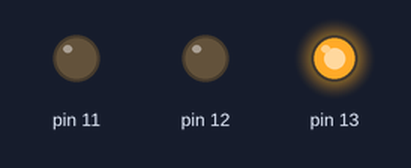
A sketch run on a simulated Arduino Uno, built with avr-gcc and run on an emulated ATmega328P. On the bench: output pins drawn as LEDs (lit = HIGH).

Above: at 0.15 s.
At 0.85 s:
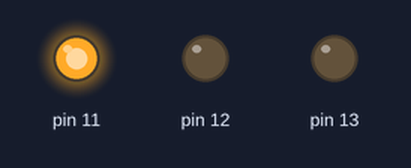
At 1.72 s:
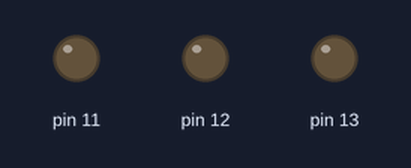
At 2.6 s:
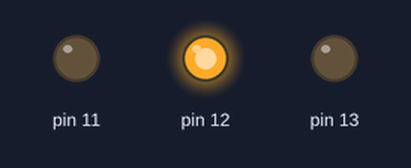
Timing chart, 0 to 3.0 s (numbered marks = the images above):
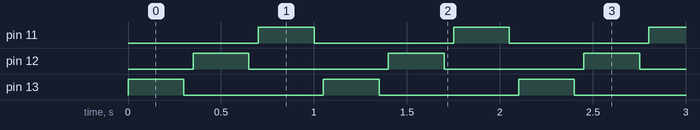

The sketch:

sketch.ino
```cpp
void setup() {
  // INITIALIZE THE PINS
  pinMode(13, OUTPUT);
  pinMode(12, OUTPUT);
  pinMode(11, OUTPUT);
}

void loop() {
  //GREEN LED (PIN 13)
  digitalWrite(13, HIGH);
  delay(300);

  digitalWrite(13, LOW);
  delay(50);

  //RED LED (PIN 12)
  digitalWrite(12, HIGH);
  delay(300);

  digitalWrite(12, LOW);
  delay(50);

  //BLUE LED (PIN 11)
  digitalWrite(11, HIGH);
  delay(300);

  digitalWrite(11, LOW);
  delay(50);
}
```

Measured:
- by itself, pin 11–13: alternates HIGH for 0.30 s and LOW for 0.75 s
- by itself, everything shown: repeats every 1.1 s, in 6 steps
